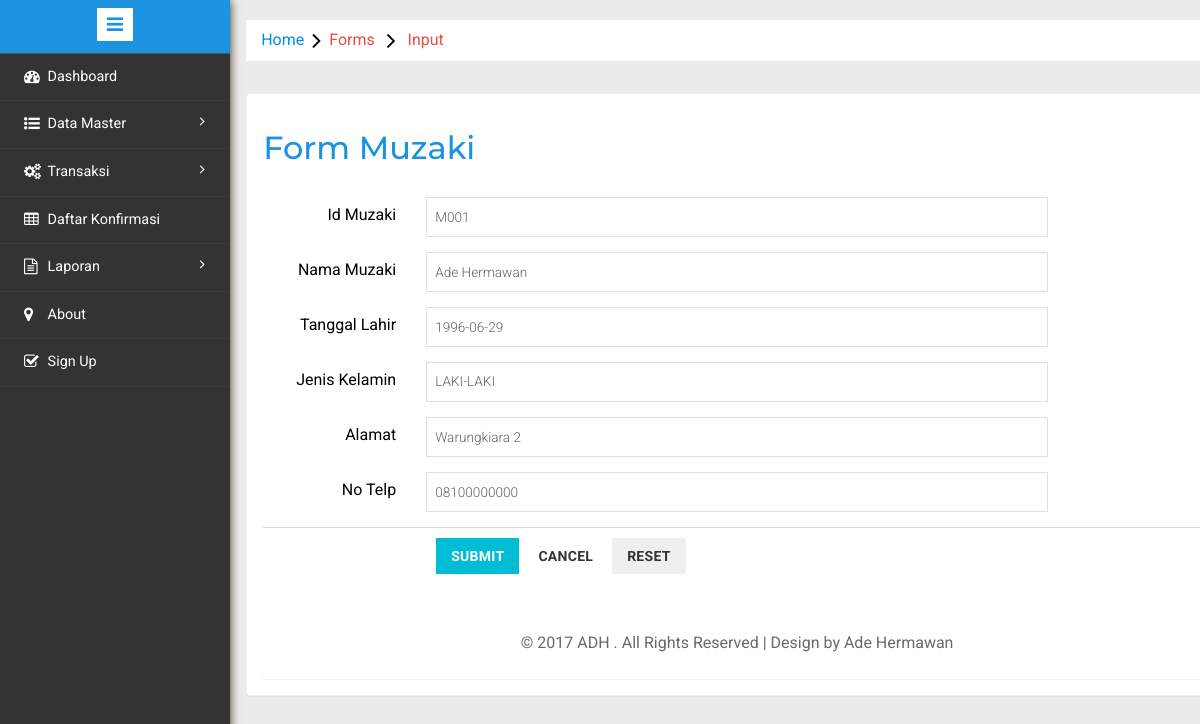
The page /index.php/zakat/rubahmuzaki/M001 on the database its author committed.
### tables this page shows
CREATE TABLE `tbmuzaki` (
  `IdMuzaki` varchar(10) NOT NULL,
  `NamaMuzaki` varchar(30) NOT NULL,
  `TglLahir` date NOT NULL,
  `JenisKelamin` varchar(12) NOT NULL,
  `AlamatMuzaki` text NOT NULL,
  `No_Telp` varchar(13) NOT NULL
);

### application/views/template.php (called while the page is built, shortened)
<?php $this->load->view('zakat/header'); ?>
<?php $this->load->view($isi); ?>

### application/controllers/Zakat.php (called while the page is built, shortened)
<?php
class Zakat extends CI_Controller {
   function __construct()
  {
    $this->load->helper(array('form','url'));
    $this->load->model('Zakat_Model');
  }
  public function rubahmuzaki()
  {
    $id = $this->uri->segment(3);
    $datazakat = $this->Zakat_Model->muzakibyid($id);
    $data = array(
        'title' => 'Rubah Data Muzaki '.$id,
        'data'  => $datazakat
    );
    $data['isi']='zakat/rubah_muzaki';
    $this->load->view('template',$data);
  }
}
?>

### index.php (called while the page is built, shortened)
<?php
require_once BASEPATH.'core/CodeIgniter.php';

### application/models/Zakat_Model.php (called while the page is built, shortened)
<?php
	class Zakat_Model extends CI_Model{
	function muzakibyid($id)
	{
		$query =$this->db->select('*')
						 ->from('tbmuzaki')
						 ->where('IdMuzaki', $id)
						 ->get();
		if ($query->num_rows() > 0){
			return $query->row();
		}else{
			return false;
		}
	}
	}
?>

### application/views/zakat/rubah_muzaki.php (the view, shortened to what this page needs)
 <div class="page-container">
<div class="left-content">
	<ol class="breadcrumb">
                <li class="breadcrumb-item"><a href="index.html">Home</a><i class="fa fa-angle-right"></i>Forms <i class="fa fa-angle-right"></i> Input</li>
            </ol>
<div class="grid-form">
  <div class="grid-form1">
  	       <h3>Form Muzaki</h3>
  	         <div class="tab-content">
						<div class="tab-pane active" id="horizontal-form">
							<form  class="form-horizontal" method="POST" enctype="multipart/form-data" action="<?php echo base_url();?>zakat/updatemuzaki">
								<div class="form-group">
									<label for="focusedinput" class="col-sm-2 control-label">Id Muzaki</label>
									<div class="col-sm-8">
										<input type="text" name="txtid" value="<?= $data->IdMuzaki ?>" class="form-control1" id="focusedinput" placeholder="Default Input">
									</div>
								</div>
								<div class="form-group">
								<label for="focusedinput" class="col-sm-2 control-label">Nama Muzaki</label>
									<div class="col-sm-8">
										<input type="text" name="txtnama" value="<?= $data->NamaMuzaki ?>" class="form-control1" id="focusedinput" placeholder="Masukan Nama Muzaki">
									</div>
								</div>
								<div class="form-group">
								<label for="focusedinput" class="col-sm-2 control-label">Tanggal Lahir</label>
									<div class="col-sm-8">
										<input type="text" name="txttgl" value="<?= $data->TglLahir ?>" class="form-control1" id="focusedinput" placeholder="Default Input">
									</div>
									</div>
									<div class="form-group">
									<label for="selector1" class="col-sm-2 control-label">Jenis Kelamin</label>
									<div class="col-sm-8"><select name="sjeniskelamin" value="<?= $data->JenisKelamin ?>" id="selector1" class="form-control1">
										<option>Laki-laki</option>
									</select></div>
								</div>
								<div class="form-group">
								<label for="focusedinput" class="col-sm-2 control-label">Alamat</label>
									<div class="col-sm-8">
										<input type="text" name="txtalamat" value="<?= $data->AlamatMuzaki ?>" class="form-control1" id="focusedinput" placeholder="Masukan Nama Muzaki">
									</div>
								</div>
								<div class="form-group">
								<label for="focusedinput" class="col-sm-2 control-label">No Telp</label>
									<div class="col-sm-8">
										<input type="text" name="txtnotelp" value="<?= $data->No_Telp ?>" class="form-control1" id="focusedinput" placeholder="Default Input">
									</div>
									</div>
      <div class="panel-footer">
		<div class="row">
			<div class="col-sm-8 col-sm-offset-2">
				<button class="btn-primary btn" type="submit" name="simpan">Submit</button>
				<button class="btn-default btn">Cancel</button>
				<button class="btn-inverse btn">Reset</button>
			</div>
		</div>
	 </div>
    </form>
  </div>
 	</div>

### rows shown on the page
tbmuzaki: txtid "M001", txtnama "Ade Hermawan", txttgl "1996-06-29", sjeniskelamin "Laki-laki", txtalamat "Warungkiara 2", txtnotelp "08100000000"
